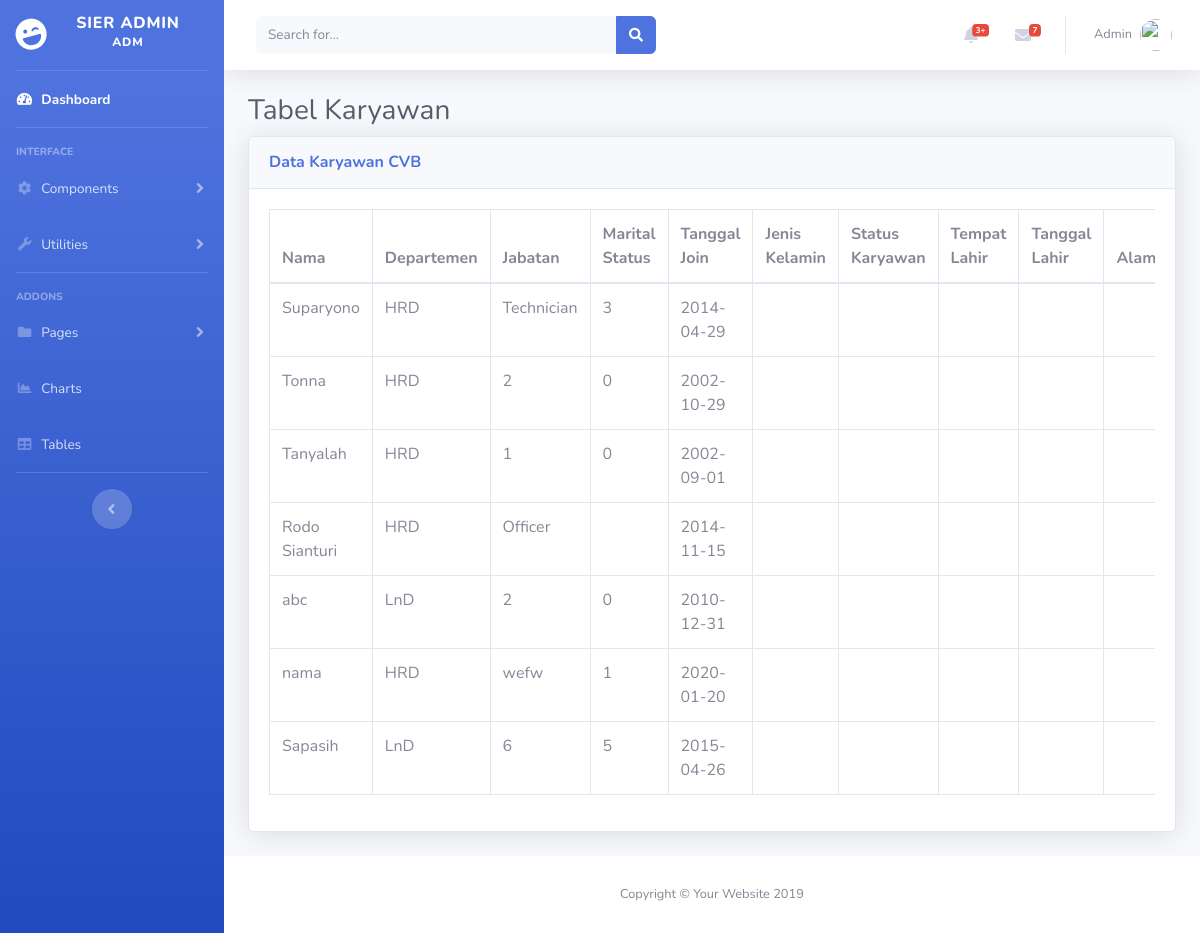
The app's page /admin/karyawan.php (signed in), older data.
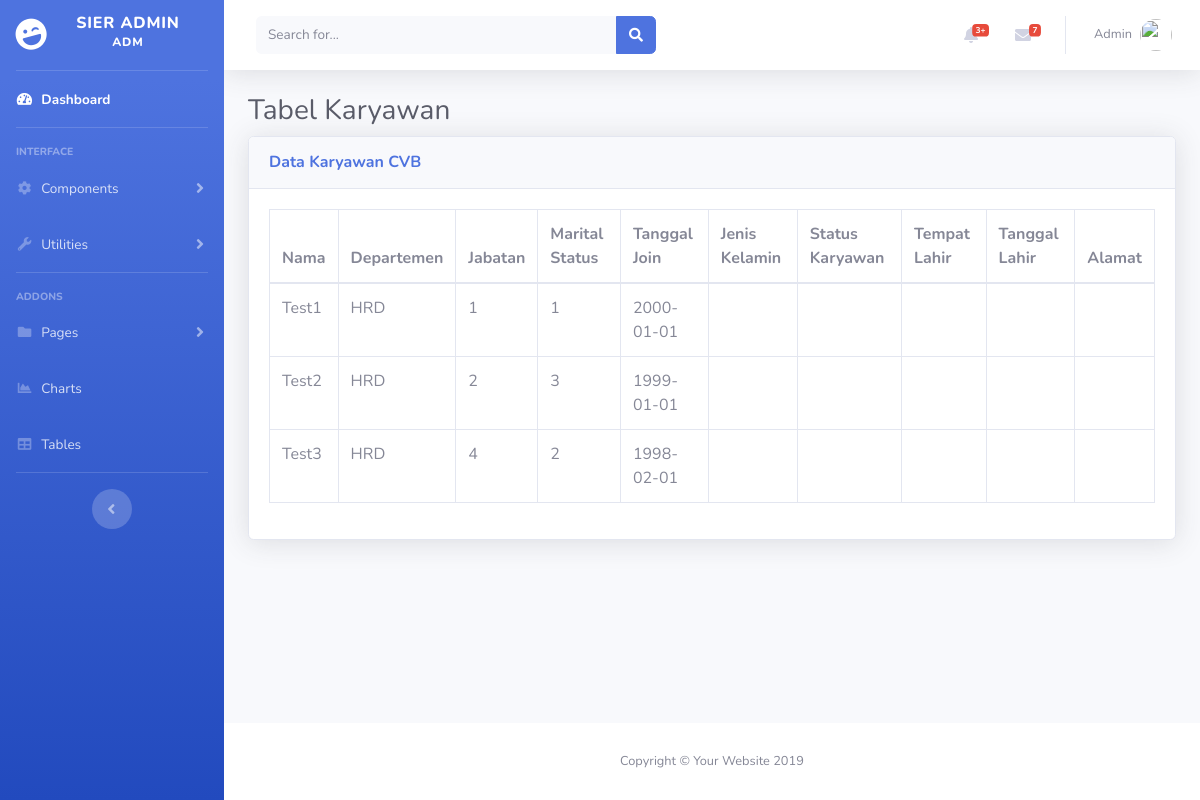
The same page, newer data.
### tables this page shows
CREATE TABLE `karyawan` (
  `id_karyawan` int(11) NOT NULL,
  `id_dept` int(11) DEFAULT NULL,
  `username` varchar(50) DEFAULT NULL,
  `password` varchar(50) DEFAULT NULL,
  `nama` varchar(50) DEFAULT NULL,
  `jabatan` varchar(50) DEFAULT NULL,
  `marital_status` int(11) DEFAULT NULL,
  `tanggal_masuk` date DEFAULT NULL,
  `jenis_kelamin` varchar(20) DEFAULT NULL,
  `status_karyawan` varchar(50) DEFAULT NULL,
  `tempat_lahir` varchar(50) DEFAULT NULL,
  `tanggal_lahir` date DEFAULT NULL,
  `alamat` text,
  `email` varchar(50) DEFAULT NULL,
  `no_telepon` varchar(20) DEFAULT NULL,
  `foto` varchar(200) DEFAULT NULL,
  `hak_akses` enum('admin','pic','manager') DEFAULT NULL
);

CREATE TABLE `departemen` (
  `id_dept` int(11) NOT NULL,
  `nama_dept` varchar(50) NOT NULL,
  `cost_center` varchar(50) NOT NULL
);

### admin/karyawan.php (the view, shortened to what the changed rows need)
<?php
include "../config/conn.php";
$stm = $pdo_conn->prepare("SELECT `id_karyawan`, `username`, `nama`, `jabatan`, `marital_status`, `tanggal_masuk`, `jenis_kelamin`, `status_karyawan`, `tempat_lahir`, `tanggal_lahir`, `alamat`, `email`, `no_telepon`, departemen.nama_dept
                           FROM `karyawan`
                           INNER JOIN departemen ON karyawan.id_dept = departemen.id_dept");
$stm->execute();
$rows = $stm->fetchAll(PDO::FETCH_ASSOC);
?>
<!DOCTYPE html>
<html lang="en">
<head>
  <link href="../assets/vendor/fontawesome-free/css/all.min.css" rel="stylesheet" type="text/css">
  <link href="../assets/css/sb-admin-2.min.css" rel="stylesheet">
</head>
<body id="page-top">
  <div id="wrapper">
    <div id="content-wrapper" class="d-flex flex-column">
      <div id="content">
        <div class="container-fluid">
          <h1 class="h3 mb-2 text-gray-800">Tabel Karyawan</h1>
          <div class="card shadow mb-4">
            <div class="card-body">
              <div class="table-responsive">
                <table class="table table-bordered" id="dataTable" width="100%" cellspacing="0">
                  <thead>
                    <tr>
                      <th>Nama</th>
                      <th>Departemen</th>
                      <th>Jabatan</th>
                      <th>Marital Status</th>
                      <th>Tanggal Join</th>
                      <th>Jenis Kelamin</th>
                      <th>Status Karyawan</th>
                      <th>Tempat Lahir</th>
                      <th>Tanggal Lahir</th>
                      <th>Alamat</th>
                    </tr>
                  </thead>
                  <tbody>
                    <?php
                    foreach ($rows as $row) {
                      echo ('
                      <tr>
                      <td>' . $row["nama"] . '</td>
                      <td>' . $row["nama_dept"] . '</td>
                      <td>' . $row["jabatan"] . '</td>
                      <td>' . $row["marital_status"] . '</td>
                      <td>' . $row["tanggal_masuk"] . '</td>
                      <td>' . $row["jenis_kelamin"] . '</td>
                      <td>' . $row["status_karyawan"] . '</td>
                      <td>' . $row["tempat_lahir"] . '</td>
                      <td>' . $row["tanggal_lahir"] . '</td>
                      <td>' . $row["alamat"] . '</td>
                    </tr>
                      ');
                    }
                    ?>
                  </tbody>
                </table>
              </div>
            </div>
          </div>
        </div>
      </div>
    </div>
  </div>
</body>
</html>

Row changes from the older to the newer data that the page shows:
removed karyawan: nama "Tonna", id_dept.nama_dept "HRD", jabatan "2", marital_status "0", tanggal_masuk "2002-10-29"
removed karyawan: nama "Tanyalah", id_dept.nama_dept "HRD", jabatan "1", marital_status "0", tanggal_masuk "2002-09-01"
removed karyawan: nama "Rodo Sianturi", id_dept.nama_dept "HRD", jabatan "Officer", tanggal_masuk "2014-11-15"
removed karyawan: nama "abc", id_dept.nama_dept "LnD", jabatan "2", marital_status "0", tanggal_masuk "2010-12-31"
removed karyawan: nama "nama", id_dept.nama_dept "HRD", jabatan "wefw", marital_status "1", tanggal_masuk "2020-01-20"
removed karyawan: nama "Sapasih", id_dept.nama_dept "LnD", jabatan "6", marital_status "5", tanggal_masuk "2015-04-26"
changed karyawan: nama "Suparyono" → "Test1"; jabatan "Technician" → "1"; marital_status "3" → "1"; tanggal_masuk "2014-04-29" → "2000-01-01"
added karyawan: nama "Test2", id_dept.nama_dept "HRD", jabatan "2", marital_status "3", tanggal_masuk "1999-01-01"
added karyawan: nama "Test3", id_dept.nama_dept "HRD", jabatan "4", marital_status "2", tanggal_masuk "1998-02-01"
